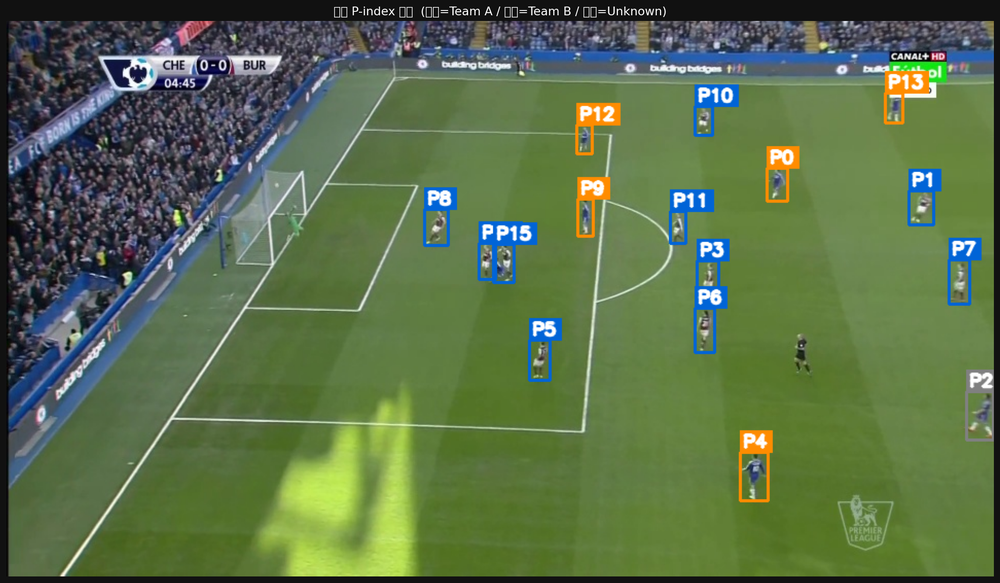
#> input picture notebooks/yolo/topview_player_mapping.png, 1000 x 583 px, shrunk from 2290 x 1334 before the run
$ python -i _pitch_detector.py   (imports and definitions only)
#> lines starting #> are read from the running program, lines starting #| are printed output that depends on the picture; after the words box and inside, x2 and y2 are one past the last pixel; in counts of white or black regions, pixels touching at a corner belong together
"""
HSV 색상 분할로 축구장 피치 영역(바운딩 박스)을 검출하는 내부 모듈.
KeypointsDatasetBuilder 에서만 사용한다.
"""

from typing import Dict, Optional, Tuple

import cv2
import numpy as np


class PitchDetector:
    """
    축구장 이미지에서 그린(잔디) 영역을 색상 기반으로 검출하고
    정규화된 피치 바운딩 박스를 반환하는 클래스.
    """

    def __init__(self):
        # HSV 녹색 범위 (어두운 녹색 ~ 밝은 녹색)
        self.lower_green = np.array([35, 40, 40])
        self.upper_green = np.array([85, 255, 255])

    # ── 공개 메서드 ────────────────────────────────────────────────────

    def detect_pitch_from_image(self, image_path: str) -> Optional[Dict]:
        """
        이미지 파일에서 피치 바운딩 박스를 검출한다.

        Args:
            image_path: 입력 이미지 파일 경로

        Returns:
            {
                "image_path":      str,
                "image_shape":     {"height": int, "width": int},
                "pitch_detection": {
                    "class_id", "class_name",
                    "center_x", "center_y", "width", "height",
                    "x_min", "y_min", "x_max", "y_max",
                    "area", "contour_area"  ← 모두 정규화(0~1)
                }
            }
            검출 실패 시 None.
        """
        image = cv2.imread(image_path)
#> image is the input picture: shape (583, 1000, 3); mean B, G, R 74.5, 111.6, 90.5
        if image is None:
            return None

        green_mask      = self._detect_green_area(image)
        largest_contour = self._find_largest_contour(green_mask)
        if largest_contour is None:
            return None

        pitch_bbox = self._get_bounding_box(largest_contour, image.shape)
        if pitch_bbox is None:
            return None

        return {
            "image_path":      image_path,
            "image_shape":     {"height": image.shape[0], "width": image.shape[1]},
            "pitch_detection": pitch_bbox,
        }

    # ── 내부 헬퍼 ─────────────────────────────────────────────────────

    def _detect_green_area(self, image: np.ndarray) -> np.ndarray:
        hsv    = cv2.cvtColor(image, cv2.COLOR_BGR2HSV)
#> hsv: shape (583, 1000, 3); mean H, S, V 58.4, 106.7, 118.4
        mask   = cv2.inRange(hsv, self.lower_green, self.upper_green)
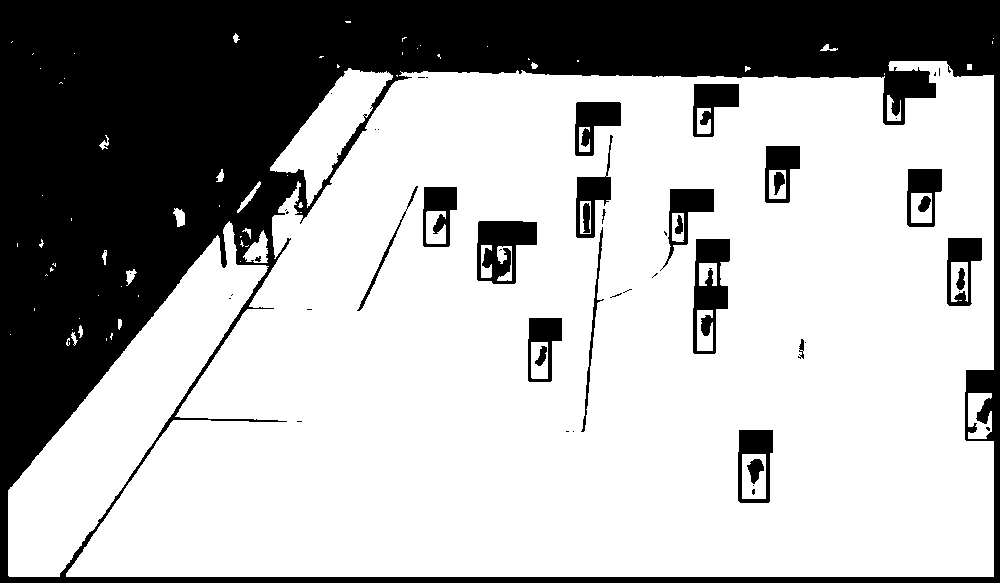
#> mask: shape (583, 1000); 68.1% white; 53 black regions (28 under 20 px), largest, box (x1, y1, x2, y2) and area: (0, 0, 1000, 583) 166038, (693, 239, 730, 354) 2402, (477, 221, 537, 284) 2388
        kernel = np.ones((5, 5), np.uint8)
        mask   = cv2.morphologyEx(mask, cv2.MORPH_OPEN,  kernel)
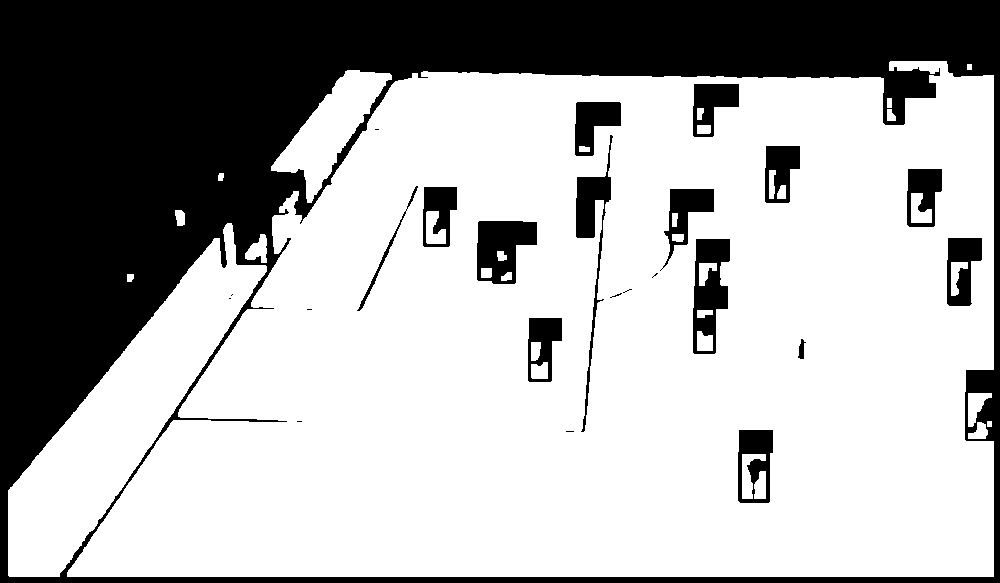
#> mask: shape (583, 1000); 67.7% white; 24 black regions (9 under 20 px), largest, box (x1, y1, x2, y2) and area: (0, 0, 1000, 583) 167516, (477, 221, 537, 284) 2610, (693, 239, 730, 354) 2575
        mask   = cv2.morphologyEx(mask, cv2.MORPH_CLOSE, kernel)
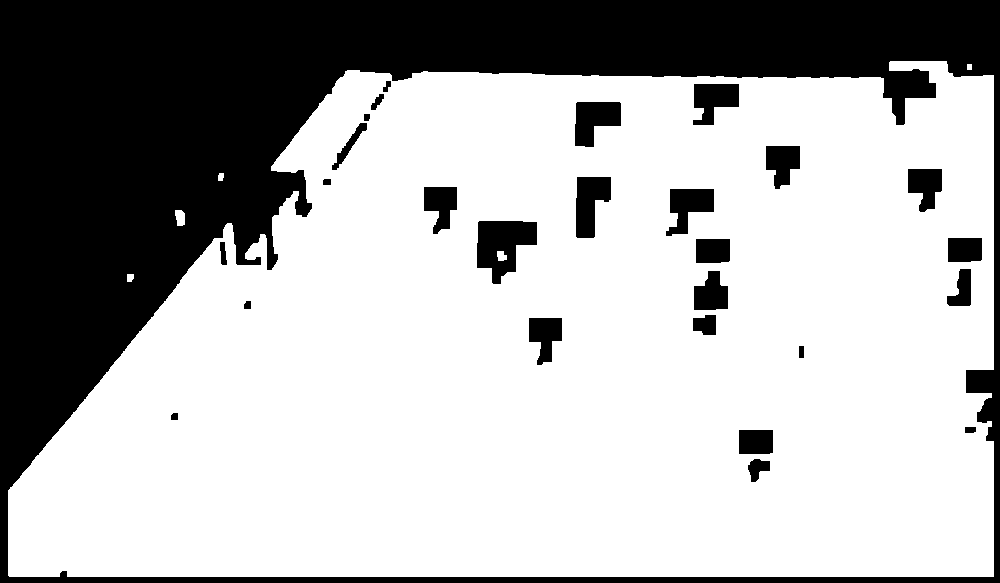
#> mask: shape (583, 1000); 68.7% white; 27 black regions
        return mask

    def _find_largest_contour(self, mask: np.ndarray) -> Optional[np.ndarray]:
        contours, _ = cv2.findContours(mask, cv2.RETR_EXTERNAL, cv2.CHAIN_APPROX_SIMPLE)
#> contours = 5 contours; box (x1, y1, x2, y2) and area: (8, 61, 994, 577) 416767, (175, 210, 185, 226) 114, (127, 274, 134, 282) 38, (218, 173, 224, 181) 31, (967, 64, 972, 70) 20
#> in detect_pitch_from_image, `largest_contour = self._find_largest_contour(green_mask)`: largest_contour = contour of 455 points, box (x1, y1, x2, y2) (8, 61, 994, 577), area 416767
        if not contours:
            return None
        return max(contours, key=cv2.contourArea)

    def _get_bounding_box(
        self,
        contour: np.ndarray,
        image_shape: Tuple[int, ...],
    ) -> Optional[Dict]:
#> called with contour = array of shape (455, 1, 2), image_shape = (583, 1000, 3)
        if contour is None:
            return None

        height, width = image_shape[:2]
        x, y, w, h   = cv2.boundingRect(contour)
#> x = 8; y = 61; w = 986; h = 516

        x_min_n = x / width
#> x_min_n = 0.008
        y_min_n = y / height
#> y_min_n = 0.105
        x_max_n = (x + w) / width
#> x_max_n = 0.994
        y_max_n = (y + h) / height
#> y_max_n = 0.99

        center_x    = (x_min_n + x_max_n) / 2
#> center_x = 0.501
        center_y    = (y_min_n + y_max_n) / 2
#> center_y = 0.547
        bbox_width  = x_max_n - x_min_n
#> bbox_width = 0.986
        bbox_height = y_max_n - y_min_n
#> bbox_height = 0.885

        return {
            "class_id":    0,
            "class_name":  "pitch",
            "center_x":    center_x,
            "center_y":    center_y,
            "width":       bbox_width,
            "height":      bbox_height,
            "x_min":       x_min_n,
            "y_min":       y_min_n,
            "x_max":       x_max_n,
            "y_max":       y_max_n,
            "area":        bbox_width * bbox_height,
            "contour_area": cv2.contourArea(contour) / (width * height),
        }

>>> result = PitchDetector().detect_pitch_from_image('../../../notebooks/yolo/topview_player_mapping.png')
#> in detect_pitch_from_image, `pitch_bbox = self._get_bounding_box(largest_contour, image.shape)`: pitch_bbox = 12 items
#> result = 3 items
